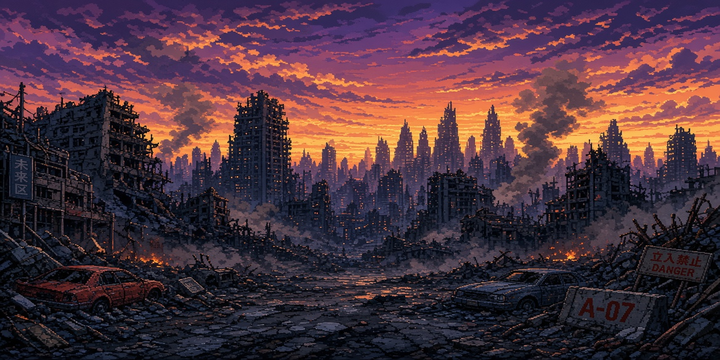
#> input picture carts/titan_neo/stage.png, 720 x 360 px
$ python cover.py ../../titan_neo/stage.png ../../titan_neo/stage.png
#> lines starting #> are read from the running program, lines starting #| are printed output that depends on the picture; after the words box and inside, x2 and y2 are one past the last pixel; in counts of white or black regions, pixels touching at a corner belong together
#!/usr/bin/env python3
"""The cover of Dark Night: a bmhost screenshot of the courtyard, cropped square, darkened at the edges, with the title.

  cover.py SHOT.png OUT.png

Make the shot with bmhost (F9 twice: the courtyard; SHIFT: the saw open) and pick a frame with no help lines in the crop.
"""
import sys

from PIL import Image, ImageDraw, ImageFilter, ImageFont

FONT = "/usr/share/fonts/truetype/dejavu/DejaVuSerif-Bold.ttf"


def main(src, out, size=256):
#> called with src = '../../titan_neo/stage.png', out = '../../titan_neo/stage.png', size = 256
    im = Image.open(src).convert("RGB")
#> im is the input picture: PIL image 720x360 RGB; mean R, G, B 75.9, 51.6, 62.5
    w, h = im.size
#> w = 720; h = 360
    c = min(w, h) * 0.86
#> c = 309.6
    x0, y0 = (w - c) / 2, h * 0.03
#> x0 = 205.2; y0 = 10.8
    im = im.crop((int(x0), int(y0), int(x0 + c), int(y0 + c))).resize((size, size), Image.LANCZOS)
#> im: PIL image 256x256 RGB
    # a cold night grade and a vignette
    r, g, b = im.split()
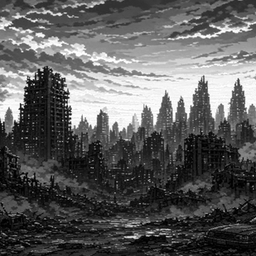
#> r: PIL image 256x256 L; min 0, max 255, mean 93.2
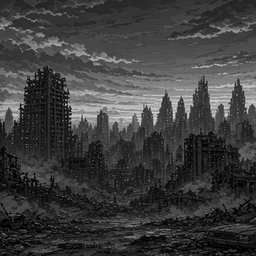
#> g: PIL image 256x256 L; min 0, max 222, mean 61.6
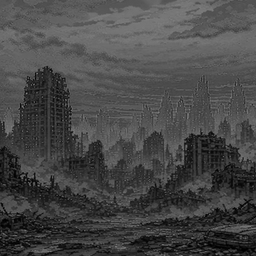
#> b: PIL image 256x256 L; min 0, max 135, mean 71.4
    im = Image.merge("RGB", (r.point(lambda v: int(v * 0.86)), g.point(lambda v: int(v * 0.92)), b))
    mask = Image.new("L", (size, size), 0)
#> mask: PIL image 256x256 L; every value is 0
    ImageDraw.Draw(mask).ellipse((-size * 0.15, -size * 0.1, size * 1.15, size * 1.05), fill=255)
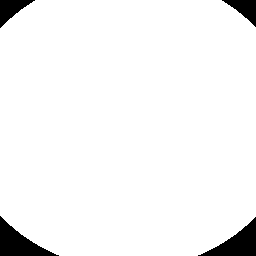
#> mask: PIL image 256x256 L; 95.6% white; 4 black regions, box (x1, y1, x2, y2) and area: (0, 216, 59, 256) 1028, (198, 217, 256, 256) 988, (0, 0, 35, 28) 462, (222, 0, 256, 27) 434
    mask = mask.filter(ImageFilter.GaussianBlur(size / 8))
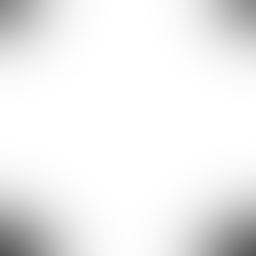
#> mask: PIL image 256x256 L; min 85, max 255, mean 238.3
    im = Image.composite(im, Image.new("RGB", (size, size), (6, 6, 10)), mask)
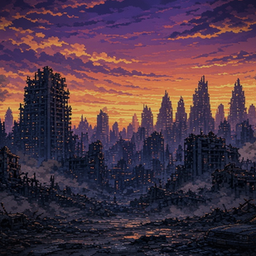
#> im: PIL image 256x256 RGB; mean R, G, B 76.6, 54, 68
    # the title: pale bone over a dark band, a blood-red rule under it
    d = ImageDraw.Draw(im, "RGBA")
    d.rectangle((0, size * 0.72, size, size), fill=(4, 4, 8, 170))
    font = ImageFont.truetype(FONT, int(size * 0.118))
    t = "DARK NIGHT"
    tw = d.textlength(t, font=font)
#> tw = 228.5
    y = size * 0.75
    d.text(((size - tw) / 2 + 2, y + 2), t, font=font, fill=(0, 0, 0, 255))
    d.text(((size - tw) / 2, y), t, font=font, fill=(222, 210, 186, 255))
    d.rectangle((size * 0.2, size * 0.93, size * 0.8, size * 0.935), fill=(150, 24, 24, 255))
    im.save(out)
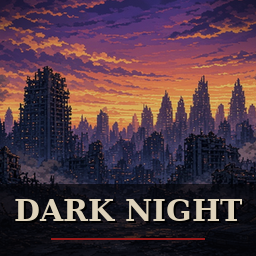
#> saved as stage.png: PIL image 256x256 RGB; mean R, G, B 78.6, 55.1, 66.2


if __name__ == "__main__":
    main(sys.argv[1], sys.argv[2])
